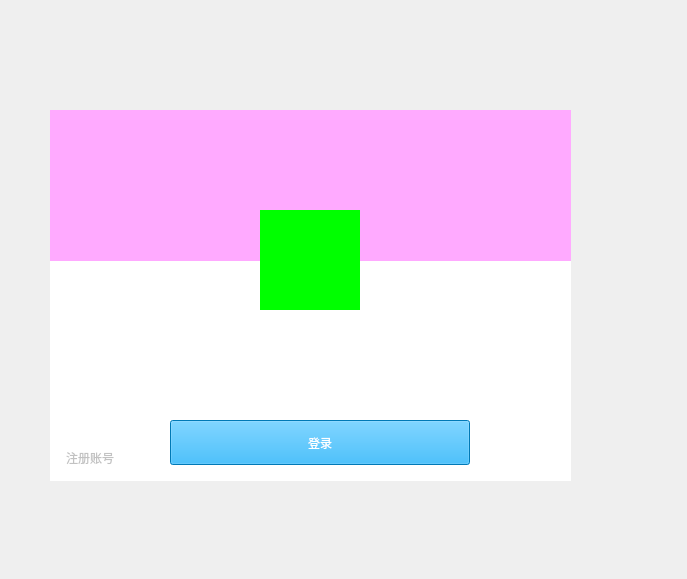
<?xml version="1.0" encoding="UTF-8"?>
<ui version="4.0">
 <class>Form</class>
 <widget class="QWidget" name="Form">
  <property name="geometry">
   <rect>
    <x>0</x>
    <y>0</y>
    <width>687</width>
    <height>579</height>
   </rect>
  </property>
  <property name="windowTitle">
   <string>Form</string>
  </property>
  <widget class="QLabel" name="label">
   <property name="geometry">
    <rect>
     <x>260</x>
     <y>210</y>
     <width>100</width>
     <height>100</height>
    </rect>
   </property>
   <property name="minimumSize">
    <size>
     <width>100</width>
     <height>100</height>
    </size>
   </property>
   <property name="maximumSize">
    <size>
     <width>100</width>
     <height>100</height>
    </size>
   </property>
   <property name="styleSheet">
    <string notr="true">background-color: rgb(0, 255, 0);</string>
   </property>
   <property name="text">
    <string/>
   </property>
  </widget>
  <widget class="QLabel" name="label_2">
   <property name="geometry">
    <rect>
     <x>50</x>
     <y>110</y>
     <width>521</width>
     <height>151</height>
    </rect>
   </property>
   <property name="styleSheet">
    <string notr="true">background-color: rgb(255, 170, 255);</string>
   </property>
   <property name="text">
    <string/>
   </property>
  </widget>
  <widget class="QWidget" name="">
   <property name="geometry">
    <rect>
     <x>172</x>
     <y>310</y>
     <width>271</width>
     <height>68</height>
    </rect>
   </property>
   <layout class="QFormLayout" name="formLayout">
    <item row="0" column="0">
     <widget class="QLabel" name="Label_id">
      <property name="styleSheet">
       <string notr="true"/>
      </property>
      <property name="text">
       <string>账号：</string>
      </property>
     </widget>
    </item>
    <item row="0" column="1">
     <widget class="QLineEdit" name="LineEdit">
      <property name="minimumSize">
       <size>
        <width>200</width>
        <height>30</height>
       </size>
      </property>
      <property name="placeholderText">
       <string>账号</string>
      </property>
     </widget>
    </item>
    <item row="1" column="0">
     <widget class="QLabel" name="Label_pd">
      <property name="text">
       <string>密码：</string>
      </property>
     </widget>
    </item>
    <item row="1" column="1">
     <widget class="QLineEdit" name="LineEdit_2">
      <property name="minimumSize">
       <size>
        <width>200</width>
        <height>30</height>
       </size>
      </property>
      <property name="echoMode">
       <enum>QLineEdit::Password</enum>
      </property>
      <property name="placeholderText">
       <string>密码</string>
      </property>
     </widget>
    </item>
   </layout>
  </widget>
  <widget class="QLabel" name="label_4">
   <property name="geometry">
    <rect>
     <x>50</x>
     <y>260</y>
     <width>521</width>
     <height>221</height>
    </rect>
   </property>
   <property name="styleSheet">
    <string notr="true">background-color: rgb(255, 255, 255);</string>
   </property>
   <property name="text">
    <string/>
   </property>
  </widget>
  <widget class="QPushButton" name="pushButton_login">
   <property name="geometry">
    <rect>
     <x>170</x>
     <y>420</y>
     <width>300</width>
     <height>45</height>
    </rect>
   </property>
   <property name="minimumSize">
    <size>
     <width>300</width>
     <height>45</height>
    </size>
   </property>
   <property name="maximumSize">
    <size>
     <width>300</width>
     <height>45</height>
    </size>
   </property>
   <property name="cursor">
    <cursorShape>PointingHandCursor</cursorShape>
   </property>
   <property name="styleSheet">
    <string notr="true">background-color: rgb(0, 170, 255);
color: rgb(255, 255, 255);</string>
   </property>
   <property name="text">
    <string>登录</string>
   </property>
  </widget>
  <widget class="QPushButton" name="pushButton_4">
   <property name="geometry">
    <rect>
     <x>60</x>
     <y>450</y>
     <width>60</width>
     <height>15</height>
    </rect>
   </property>
   <property name="minimumSize">
    <size>
     <width>20</width>
     <height>10</height>
    </size>
   </property>
   <property name="maximumSize">
    <size>
     <width>60</width>
     <height>16777215</height>
    </size>
   </property>
   <property name="cursor">
    <cursorShape>PointingHandCursor</cursorShape>
   </property>
   <property name="styleSheet">
    <string notr="true"> QPushButton{
	color: rgb(194, 194, 194);
border:none;
}
QPushButton:pressed {
      background-color: qlineargradient(x1: 0, y1: 0, x2: 0, y2: 1,
                                        stop: 0 #dadbde, stop: 1 #f6f7fa);
  }



</string>
   </property>
   <property name="text">
    <string>注册账号</string>
   </property>
  </widget>
  <widget class="QWidget" name="">
   <property name="geometry">
    <rect>
     <x>50</x>
     <y>110</y>
     <width>521</width>
     <height>34</height>
    </rect>
   </property>
   <layout class="QHBoxLayout" name="horizontalLayout">
    <item>
     <widget class="QLabel" name="label_3">
      <property name="text">
       <string>TextLabel</string>
      </property>
     </widget>
    </item>
    <item>
     <spacer name="horizontalSpacer">
      <property name="orientation">
       <enum>Qt::Horizontal</enum>
      </property>
      <property name="sizeHint" stdset="0">
       <size>
        <width>40</width>
        <height>20</height>
       </size>
      </property>
     </spacer>
    </item>
    <item>
     <widget class="QPushButton" name="pushButton_5">
      <property name="minimumSize">
       <size>
        <width>32</width>
        <height>32</height>
       </size>
      </property>
      <property name="maximumSize">
       <size>
        <width>32</width>
        <height>32</height>
       </size>
      </property>
      <property name="font">
       <font>
        <family>Arial</family>
        <pointsize>22</pointsize>
        <weight>50</weight>
        <italic>false</italic>
        <bold>false</bold>
       </font>
      </property>
      <property name="cursor">
       <cursorShape>PointingHandCursor</cursorShape>
      </property>
      <property name="styleSheet">
       <string notr="true"> QPushButton{
	color: rgb(0, 0, 0);
	font: 22pt &quot;Arial&quot;;
	
border:none;
}
QPushButton:pressed {
      background-color: qlineargradient(x1: 0, y1: 0, x2: 0, y2: 1,
                                        stop: 0 #dadbde, stop: 1 #f6f7fa);
  }
</string>
      </property>
      <property name="text">
       <string>-</string>
      </property>
     </widget>
    </item>
    <item>
     <widget class="QPushButton" name="pushButton_3">
      <property name="minimumSize">
       <size>
        <width>32</width>
        <height>32</height>
       </size>
      </property>
      <property name="maximumSize">
       <size>
        <width>32</width>
        <height>32</height>
       </size>
      </property>
      <property name="cursor">
       <cursorShape>PointingHandCursor</cursorShape>
      </property>
      <property name="styleSheet">
       <string notr="true"> QPushButton{
	color: rgb(0, 0, 0);
	font: 87 22pt &quot;Arial&quot;;
	
border:none;
}
QPushButton:pressed {
      background-color: qlineargradient(x1: 0, y1: 0, x2: 0, y2: 1,
                                        stop: 0 #dadbde, stop: 1 #f6f7fa);
  }
</string>
      </property>
      <property name="text">
       <string>x</string>
      </property>
     </widget>
    </item>
   </layout>
   <zorder>horizontalSpacer</zorder>
   <zorder>pushButton_5</zorder>
  </widget>
  <widget class="QWidget" name="">
   <property name="geometry">
    <rect>
     <x>131</x>
     <y>379</y>
     <width>356</width>
     <height>22</height>
    </rect>
   </property>
   <layout class="QHBoxLayout" name="horizontalLayout_3">
    <property name="spacing">
     <number>10</number>
    </property>
    <item>
     <spacer name="horizontalSpacer_5">
      <property name="orientation">
       <enum>Qt::Horizontal</enum>
      </property>
      <property name="sizeHint" stdset="0">
       <size>
        <width>40</width>
        <height>20</height>
       </size>
      </property>
     </spacer>
    </item>
    <item>
     <widget class="QCheckBox" name="checkBox">
      <property name="text">
       <string>自动登录</string>
      </property>
     </widget>
    </item>
    <item>
     <widget class="QCheckBox" name="checkBox_2">
      <property name="text">
       <string>记住密码</string>
      </property>
     </widget>
    </item>
    <item>
     <widget class="QPushButton" name="pushButton_2">
      <property name="cursor">
       <cursorShape>PointingHandCursor</cursorShape>
      </property>
      <property name="styleSheet">
       <string notr="true"> QPushButton{
	color: rgb(194, 194, 194);
border:none;
}
QPushButton:pressed {
      background-color: qlineargradient(x1: 0, y1: 0, x2: 0, y2: 1,
                                        stop: 0 #dadbde, stop: 1 #f6f7fa);
  }



</string>
      </property>
      <property name="text">
       <string>找回密码</string>
      </property>
     </widget>
    </item>
    <item>
     <spacer name="horizontalSpacer_6">
      <property name="orientation">
       <enum>Qt::Horizontal</enum>
      </property>
      <property name="sizeHint" stdset="0">
       <size>
        <width>40</width>
        <height>20</height>
       </size>
      </property>
     </spacer>
    </item>
   </layout>
  </widget>
  <zorder>label_4</zorder>
  <zorder>label_2</zorder>
  <zorder>layoutWidget</zorder>
  <zorder>pushButton_3</zorder>
  <zorder>pushButton_5</zorder>
  <zorder>label_3</zorder>
  <zorder>label</zorder>
  <zorder></zorder>
  <zorder>pushButton_login</zorder>
  <zorder>pushButton_4</zorder>
 </widget>
 <resources/>
 <connections/>
</ui>
